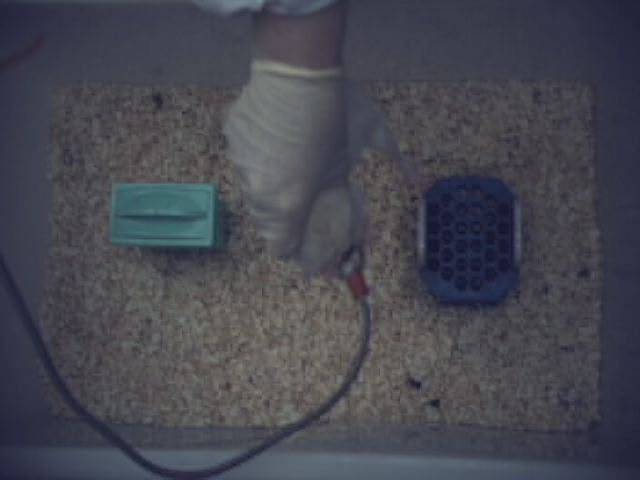
%> input picture Examples/Demo programs/Vision/Video Processing Machine/W_L_Object 10 07 2017 (green and blue objects)/Object 23 Session 2/time 17-07-10 15-25-20 0001.jpg, 640 x 480 px
$ octave reconstruct_02.m   (GNU Octave 9; MATLAB toolbox functions it lacks are replaced by stand-ins)
%> lines starting %> are read from the running program, lines starting %| are printed output that depends on the picture
%
% (c) 2017 Alexei A. Morozov
%
% This Matlab script creates the inverse matrix of
% projective transformation and reconstructs source
% image of given scene.
%
clc;
close('all');
clear('all');
%
InputImage= 'time 17-07-10 15-25-20 0001.jpg';
%
disp(['Input image: ',InputImage]);
%
% Input data:
%
% input_points
% m-by-2, double matrix containing the x- and y-coordinates
% of defining points in physical space (in meters).
% base_points
% m-by-2, double matrix containing the x- and y-coordinates
% of defining points in the video (in pixels).
%
%      For instance:
%          Point (Col,Row) (pixels)  (X,Y) (meters)
%              1 (64,88)             (0,6.715)
%              2 (211,40)            (11.16,6.70)
%              3 (349,184)           (15.45,1.90)
%              4 (39,187)            (0,0)
%
% input_points= [0,  6.715; 11.16, 6.70; 15.45, 1.90; 0,  0];
% base_points=  [64, 88;    211,   40;   349,   184;  39, 187];
%
input_points= [ 0,  0; 0.56,  0; 0.56, 0.30;  0, 0.30];
base_points=  [56, 84;  589, 85;  597,  434; 46,  418];
%
ExpectedMinimalX= -1; % [meters]
ExpectedMaximalX=  1; % [meters]
ExpectedMinimalY= -1; % [meter]
ExpectedMaximalY=  1; % [meters]
%
disp(['Expected minimal X: ',num2str(ExpectedMinimalX),' [m]']);
disp(['Expected maximal X: ',num2str(ExpectedMaximalX),' [m]']);
disp(['Expected minimal Y: ',num2str(ExpectedMinimalY),' [m]']);
disp(['Expected maximal Y: ',num2str(ExpectedMaximalY),' [m]']);
%
disp('X,Y co-ordinates of defining points in meters:');
disp(num2str(input_points,' %0.4f'));
disp('X,Y co-ordinates of defining points in pixels:');
disp(num2str(base_points,' %0.4f'));
%
t_proj= cp2tform(input_points,base_points,'projective');
T= t_proj.tdata.T;
M= t_proj.tdata.Tinv;
%
disp('Projective transformation matrix:');
disp(num2str(T,' %0.4f'));
%
disp('Inverse matrix of projective transformation:');
disp(num2str(M,' %0.4f'));
disp('This matrix is to be used in the demos.');
%
disp('=======================================');
disp('Self-check (1): Image -> Physical space');
disp('=======================================');
%
for n=1:4,
	u= base_points(n,1);
	v= base_points(n,2);
	disp(['Expected: u=',num2str(u),' v=',num2str(v)]);
	x= input_points(n,1);
	y= input_points(n,2);
	Q= T'*[x;y;1];
	Q= Q / Q(3);
	u= Q(1);
	v= Q(2);
	disp(['Obtained: u=',num2str(u),' v=',num2str(v)]);
end;
%
disp('=======================================');
disp('Self-check (2): Physical space -> Image');
disp('=======================================');
%
for n=1:4,
	x= input_points(n,1);
	y= input_points(n,2);
	disp(['Expected: x=',num2str(x),' y=',num2str(y)]);
	u= base_points(n,1);
	v= base_points(n,2);
	Q= M'*[u;v;1];
	Q= Q / Q(3);
	x= Q(1);
	y= Q(2);
	disp(['Obtained: x=',num2str(x),' y=',num2str(y)]);
end;
%
disp('=======================================');
disp('Read and display input image');
disp('=======================================');
%
Iin= imread(InputImage);
%> Iin is the input picture: size 480x640x3 uint8; mean R, G, B 70.2, 71.6, 80.6
%
Fig= 1001;
figure(Fig);
set(figure(Fig),'Color',[1,1,1]);
set(figure(Fig),'NumberTitle','off');
set(figure(Fig),'name',['Transformed image: ',InputImage]);
%
imshow(Iin);
%
title(	['Transformed image: ',InputImage],...
	'FontName','Arial',...
	'FontSize',18,...
	'FontWeight','bold',...
	'interpreter','none');
set(gca,'FontName','Arial');
set(gca,'FontSize',18);
set(gca,'FontWeight','bold');
%
disp('=======================================');
disp('Reconstruct and display source image');
disp('=======================================');
%
Matrix= im2double(Iin);
[Height,Width,N3]= size(Matrix);
%> Height = 480; Width = 640; N3 = 3
%
W= zeros(Height,Width);
H= zeros(Height,Width);
%
for n=1:Width,
	for m=1:Height;
		Vector1= [n;m;1];
		Vector2= M'*Vector1;
		Vector3= Vector2 / Vector2(3);
		W(m,n)= Vector3(1);
		H(m,n)= Vector3(2);
	end;
end;
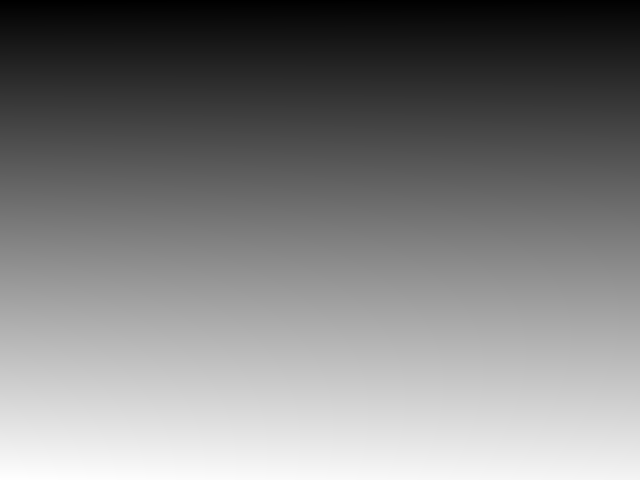
%> H: size 480x640 double; min -0.0779, max 0.355, mean 0.138; drawn with min black and max white
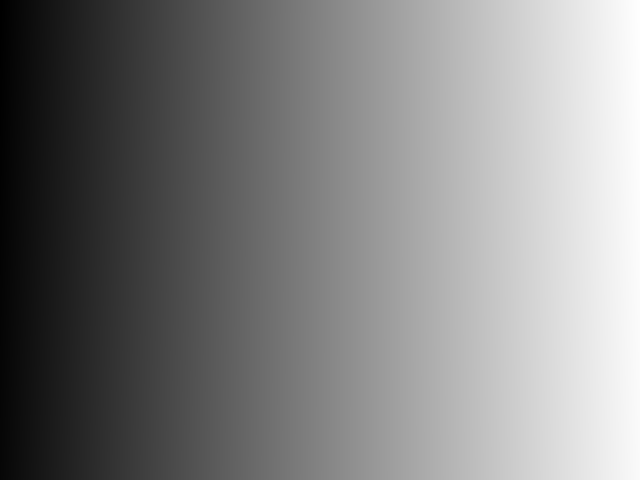
%> W: size 480x640 double; min -0.0638, max 0.614, mean 0.282; drawn with min black and max white
%
for n=1:Width,
	for m=1:Height;
		V1= W(m,n);
		V2= H(m,n);
		if V1 < ExpectedMinimalX,
			V1= ExpectedMinimalX;
		end;
		if V1 > ExpectedMaximalX,
			V1= ExpectedMaximalX;
		end;
		if V2 < ExpectedMinimalY,
			V2= ExpectedMinimalY;
		end;
		if V2 > ExpectedMaximalY,
			V2= ExpectedMaximalY;
		end;
		W(m,n)= V1;
		H(m,n)= V2;
	end;
end;
%
MinW= min(min(W));
%> MinW = -0.0638
MaxW= max(max(W));
%> MaxW = 0.614
MinH= min(min(H));
%> MinH = -0.0779
MaxH= max(max(H));
%> MaxH = 0.355
%
W= (W - MinW) ./ (MaxW - MinW) * (Width - 1) + 1;
H= (H - MinH) ./ (MaxH - MinH) * (Height - 1) + 1;
%
D= zeros(Height,Width,N3);
%
for n=1:Width,
	for m=1:Height;
		M1= round(H(m,n));
		if M1 < 1 || M1 > Height,
			continue;
		end;
		N1= round(W(m,n));
		if N1 < 1 || N1 > Width,
			continue;
		end;
		D(M1,N1,:)= Matrix(m,n,:);
	end;
end;
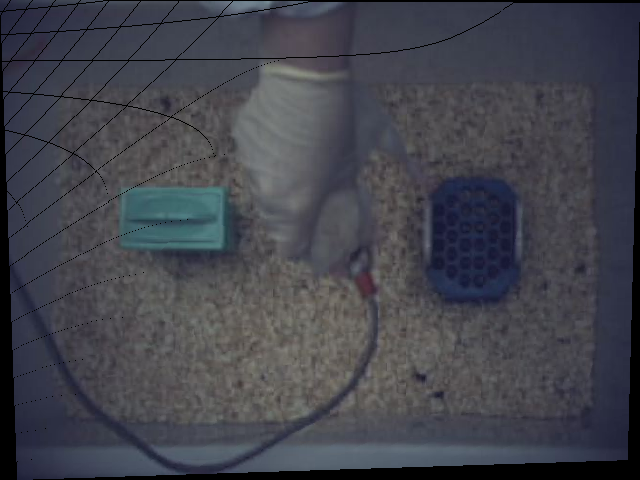
%> D: size 480x640x3 double; mean R, G, B 0.26, 0.266, 0.299
%
output= D;
%
Fig= 1002;
figure(Fig);
set(figure(Fig),'Color',[1,1,1]);
set(figure(Fig),'NumberTitle','off');
set(figure(Fig),'name','Reconstructed image');
%
imshow(output);
%
title(	'Reconstructed image',...
	'FontName','Arial',...
	'FontSize',18,...
	'FontWeight','bold',...
	'interpreter','none');
set(gca,'FontName','Arial');
set(gca,'FontSize',18);
set(gca,'FontWeight','bold');
%
imwrite(output,'reconstructed_02.png','png');
